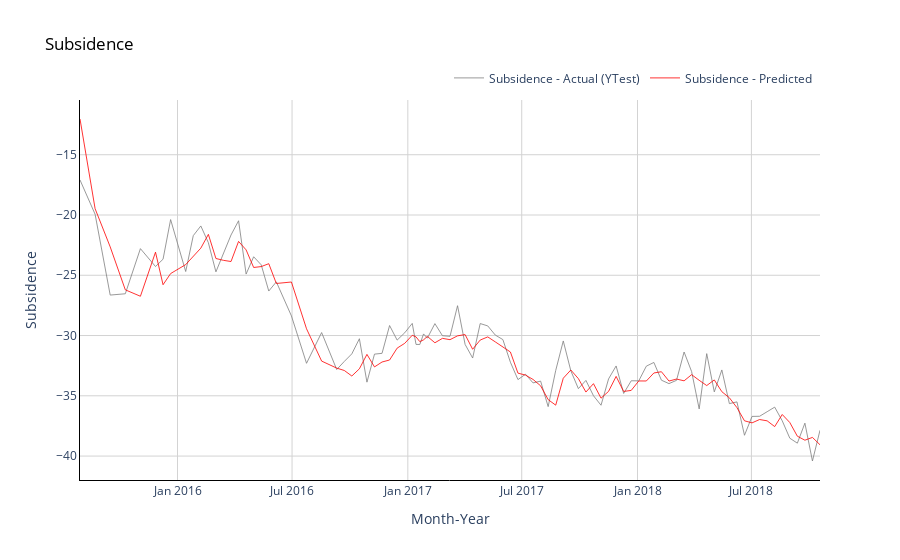

Notebook code cell kept with this figure:
### Code cell
# Plot (actual and predicted) for test (out of time) data
fig = go.Figure()

# #Trace for actual val
# fig.add_trace(go.Scatter(x=np.array(test.columns),
#                          y=np.array(test.values).flatten(),
#                          mode='lines',
#                          name='Subsidence - Actual (Test)',
#                          opacity=0.8,
#                          line=dict(color='black', width=1)
#                         ))
# fig.add_trace(go.Scatter(x=np.array(test.columns),
#                          y=e,
#                          mode='lines',
#                          name='Subsidence - Actual (YTrain)',
#                          opacity=0.8,
#                          line=dict(color='pink', width=1)
#                         ))

fig.add_trace(go.Scatter(x=np.array(test.columns[10:]),
                         y=c,
                         mode='lines',
                         name='Subsidence - Actual (YTest)',
                         opacity=0.8,
                         line=dict(color='grey', width=1)
                        ))


# Trace for predicted 
fig.add_trace(go.Scatter(x=np.array(test.columns[10:]),
                         y=z,
                         mode='lines',
                         name='Subsidence - Predicted ',
                         opacity=0.8,
                         line=dict(color='red', width=1)
                        ))

# Change chart background color
fig.update_layout(dict(plot_bgcolor = 'white'))

# Update axes lines
fig.update_xaxes(showgrid=True, gridwidth=1, gridcolor='lightgrey', 
                 zeroline=True, zerolinewidth=1, zerolinecolor='lightgrey', 
                 showline=True, linewidth=1, linecolor='black',
                 title='Month-Year'
                )

fig.update_yaxes(showgrid=True, gridwidth=1, gridcolor='lightgrey', 
                 zeroline=True, zerolinewidth=1, zerolinecolor='lightgrey', 
                 showline=True, linewidth=1, linecolor='black',
                 title='Subsidence'
                )

# Set figure title
fig.update_layout(title=dict(text="Subsidence", font=dict(color='black')),
                  legend=dict(orientation="h", yanchor="bottom", y=1.02, xanchor="right", x=1)
                 )
fig.show()
